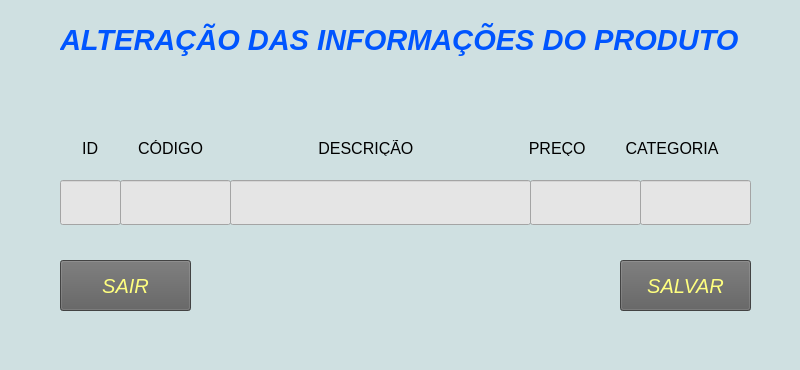
<?xml version="1.0" encoding="UTF-8"?>
<ui version="4.0">
 <class>MainWindow</class>
 <widget class="QMainWindow" name="MainWindow">
  <property name="geometry">
   <rect>
    <x>0</x>
    <y>0</y>
    <width>800</width>
    <height>370</height>
   </rect>
  </property>
  <property name="maximumSize">
   <size>
    <width>800</width>
    <height>370</height>
   </size>
  </property>
  <property name="windowTitle">
   <string>MENU EDITAR</string>
  </property>
  <property name="styleSheet">
   <string notr="true">background-color: rgb(207, 224, 225);</string>
  </property>
  <widget class="QWidget" name="centralwidget">
   <widget class="QLabel" name="label">
    <property name="geometry">
     <rect>
      <x>60</x>
      <y>20</y>
      <width>701</width>
      <height>41</height>
     </rect>
    </property>
    <property name="palette">
     <palette>
      <active>
       <colorrole role="Button">
        <brush brushstyle="SolidPattern">
         <color alpha="255">
          <red>207</red>
          <green>224</green>
          <blue>225</blue>
         </color>
        </brush>
       </colorrole>
       <colorrole role="ButtonText">
        <brush brushstyle="SolidPattern">
         <color alpha="255">
          <red>0</red>
          <green>85</green>
          <blue>255</blue>
         </color>
        </brush>
       </colorrole>
       <colorrole role="Base">
        <brush brushstyle="SolidPattern">
         <color alpha="255">
          <red>207</red>
          <green>224</green>
          <blue>225</blue>
         </color>
        </brush>
       </colorrole>
       <colorrole role="Window">
        <brush brushstyle="SolidPattern">
         <color alpha="255">
          <red>207</red>
          <green>224</green>
          <blue>225</blue>
         </color>
        </brush>
       </colorrole>
      </active>
      <inactive>
       <colorrole role="Button">
        <brush brushstyle="SolidPattern">
         <color alpha="255">
          <red>207</red>
          <green>224</green>
          <blue>225</blue>
         </color>
        </brush>
       </colorrole>
       <colorrole role="ButtonText">
        <brush brushstyle="SolidPattern">
         <color alpha="255">
          <red>0</red>
          <green>85</green>
          <blue>255</blue>
         </color>
        </brush>
       </colorrole>
       <colorrole role="Base">
        <brush brushstyle="SolidPattern">
         <color alpha="255">
          <red>207</red>
          <green>224</green>
          <blue>225</blue>
         </color>
        </brush>
       </colorrole>
       <colorrole role="Window">
        <brush brushstyle="SolidPattern">
         <color alpha="255">
          <red>207</red>
          <green>224</green>
          <blue>225</blue>
         </color>
        </brush>
       </colorrole>
      </inactive>
      <disabled>
       <colorrole role="Button">
        <brush brushstyle="SolidPattern">
         <color alpha="255">
          <red>207</red>
          <green>224</green>
          <blue>225</blue>
         </color>
        </brush>
       </colorrole>
       <colorrole role="ButtonText">
        <brush brushstyle="SolidPattern">
         <color alpha="255">
          <red>120</red>
          <green>120</green>
          <blue>120</blue>
         </color>
        </brush>
       </colorrole>
       <colorrole role="Base">
        <brush brushstyle="SolidPattern">
         <color alpha="255">
          <red>207</red>
          <green>224</green>
          <blue>225</blue>
         </color>
        </brush>
       </colorrole>
       <colorrole role="Window">
        <brush brushstyle="SolidPattern">
         <color alpha="255">
          <red>207</red>
          <green>224</green>
          <blue>225</blue>
         </color>
        </brush>
       </colorrole>
      </disabled>
     </palette>
    </property>
    <property name="font">
     <font>
      <pointsize>22</pointsize>
      <weight>75</weight>
      <italic>true</italic>
      <bold>true</bold>
     </font>
    </property>
    <property name="text">
     <string>&lt;html&gt;&lt;head/&gt;&lt;body&gt;&lt;p&gt;&lt;span style=&quot; color:#0055ff;&quot;&gt;ALTERAÇÃO DAS INFORMAÇÕES DO PRODUTO&lt;/span&gt;&lt;/p&gt;&lt;/body&gt;&lt;/html&gt;</string>
    </property>
   </widget>
   <widget class="QLineEdit" name="lineEdit">
    <property name="geometry">
     <rect>
      <x>60</x>
      <y>180</y>
      <width>61</width>
      <height>45</height>
     </rect>
    </property>
    <property name="styleSheet">
     <string notr="true">background-color: rgb(229, 229, 229);</string>
    </property>
   </widget>
   <widget class="QLineEdit" name="lineEdit_2">
    <property name="geometry">
     <rect>
      <x>120</x>
      <y>180</y>
      <width>111</width>
      <height>45</height>
     </rect>
    </property>
    <property name="styleSheet">
     <string notr="true">background-color: rgb(229, 229, 229);</string>
    </property>
   </widget>
   <widget class="QLineEdit" name="lineEdit_3">
    <property name="geometry">
     <rect>
      <x>230</x>
      <y>180</y>
      <width>301</width>
      <height>45</height>
     </rect>
    </property>
    <property name="styleSheet">
     <string notr="true">background-color: rgb(229, 229, 229);</string>
    </property>
   </widget>
   <widget class="QLineEdit" name="lineEdit_4">
    <property name="geometry">
     <rect>
      <x>530</x>
      <y>180</y>
      <width>111</width>
      <height>45</height>
     </rect>
    </property>
    <property name="styleSheet">
     <string notr="true">background-color: rgb(229, 229, 229);</string>
    </property>
   </widget>
   <widget class="QLineEdit" name="lineEdit_5">
    <property name="geometry">
     <rect>
      <x>640</x>
      <y>180</y>
      <width>111</width>
      <height>45</height>
     </rect>
    </property>
    <property name="styleSheet">
     <string notr="true">background-color: rgb(229, 229, 229);</string>
    </property>
   </widget>
   <widget class="QLabel" name="label_2">
    <property name="geometry">
     <rect>
      <x>60</x>
      <y>140</y>
      <width>691</width>
      <height>16</height>
     </rect>
    </property>
    <property name="font">
     <font>
      <pointsize>12</pointsize>
     </font>
    </property>
    <property name="text">
     <string>     ID         CÓDIGO                          DESCRIÇÃO                          PREÇO         CATEGORIA</string>
    </property>
   </widget>
   <widget class="QPushButton" name="pushButton">
    <property name="geometry">
     <rect>
      <x>620</x>
      <y>260</y>
      <width>131</width>
      <height>51</height>
     </rect>
    </property>
    <property name="palette">
     <palette>
      <active>
       <colorrole role="Button">
        <brush brushstyle="SolidPattern">
         <color alpha="255">
          <red>94</red>
          <green>94</green>
          <blue>94</blue>
         </color>
        </brush>
       </colorrole>
       <colorrole role="ButtonText">
        <brush brushstyle="SolidPattern">
         <color alpha="255">
          <red>255</red>
          <green>255</green>
          <blue>127</blue>
         </color>
        </brush>
       </colorrole>
       <colorrole role="Base">
        <brush brushstyle="SolidPattern">
         <color alpha="255">
          <red>94</red>
          <green>94</green>
          <blue>94</blue>
         </color>
        </brush>
       </colorrole>
       <colorrole role="Window">
        <brush brushstyle="SolidPattern">
         <color alpha="255">
          <red>94</red>
          <green>94</green>
          <blue>94</blue>
         </color>
        </brush>
       </colorrole>
      </active>
      <inactive>
       <colorrole role="Button">
        <brush brushstyle="SolidPattern">
         <color alpha="255">
          <red>94</red>
          <green>94</green>
          <blue>94</blue>
         </color>
        </brush>
       </colorrole>
       <colorrole role="ButtonText">
        <brush brushstyle="SolidPattern">
         <color alpha="255">
          <red>255</red>
          <green>255</green>
          <blue>127</blue>
         </color>
        </brush>
       </colorrole>
       <colorrole role="Base">
        <brush brushstyle="SolidPattern">
         <color alpha="255">
          <red>94</red>
          <green>94</green>
          <blue>94</blue>
         </color>
        </brush>
       </colorrole>
       <colorrole role="Window">
        <brush brushstyle="SolidPattern">
         <color alpha="255">
          <red>94</red>
          <green>94</green>
          <blue>94</blue>
         </color>
        </brush>
       </colorrole>
      </inactive>
      <disabled>
       <colorrole role="Button">
        <brush brushstyle="SolidPattern">
         <color alpha="255">
          <red>94</red>
          <green>94</green>
          <blue>94</blue>
         </color>
        </brush>
       </colorrole>
       <colorrole role="ButtonText">
        <brush brushstyle="SolidPattern">
         <color alpha="255">
          <red>120</red>
          <green>120</green>
          <blue>120</blue>
         </color>
        </brush>
       </colorrole>
       <colorrole role="Base">
        <brush brushstyle="SolidPattern">
         <color alpha="255">
          <red>94</red>
          <green>94</green>
          <blue>94</blue>
         </color>
        </brush>
       </colorrole>
       <colorrole role="Window">
        <brush brushstyle="SolidPattern">
         <color alpha="255">
          <red>94</red>
          <green>94</green>
          <blue>94</blue>
         </color>
        </brush>
       </colorrole>
      </disabled>
     </palette>
    </property>
    <property name="font">
     <font>
      <pointsize>15</pointsize>
      <italic>true</italic>
     </font>
    </property>
    <property name="styleSheet">
     <string notr="true">background-color: rgb(94, 94, 94);</string>
    </property>
    <property name="text">
     <string>SALVAR</string>
    </property>
   </widget>
   <widget class="QPushButton" name="pushButton_2">
    <property name="geometry">
     <rect>
      <x>60</x>
      <y>260</y>
      <width>131</width>
      <height>51</height>
     </rect>
    </property>
    <property name="palette">
     <palette>
      <active>
       <colorrole role="Button">
        <brush brushstyle="SolidPattern">
         <color alpha="255">
          <red>94</red>
          <green>94</green>
          <blue>94</blue>
         </color>
        </brush>
       </colorrole>
       <colorrole role="ButtonText">
        <brush brushstyle="SolidPattern">
         <color alpha="255">
          <red>255</red>
          <green>255</green>
          <blue>127</blue>
         </color>
        </brush>
       </colorrole>
       <colorrole role="Base">
        <brush brushstyle="SolidPattern">
         <color alpha="255">
          <red>94</red>
          <green>94</green>
          <blue>94</blue>
         </color>
        </brush>
       </colorrole>
       <colorrole role="Window">
        <brush brushstyle="SolidPattern">
         <color alpha="255">
          <red>94</red>
          <green>94</green>
          <blue>94</blue>
         </color>
        </brush>
       </colorrole>
      </active>
      <inactive>
       <colorrole role="Button">
        <brush brushstyle="SolidPattern">
         <color alpha="255">
          <red>94</red>
          <green>94</green>
          <blue>94</blue>
         </color>
        </brush>
       </colorrole>
       <colorrole role="ButtonText">
        <brush brushstyle="SolidPattern">
         <color alpha="255">
          <red>255</red>
          <green>255</green>
          <blue>127</blue>
         </color>
        </brush>
       </colorrole>
       <colorrole role="Base">
        <brush brushstyle="SolidPattern">
         <color alpha="255">
          <red>94</red>
          <green>94</green>
          <blue>94</blue>
         </color>
        </brush>
       </colorrole>
       <colorrole role="Window">
        <brush brushstyle="SolidPattern">
         <color alpha="255">
          <red>94</red>
          <green>94</green>
          <blue>94</blue>
         </color>
        </brush>
       </colorrole>
      </inactive>
      <disabled>
       <colorrole role="Button">
        <brush brushstyle="SolidPattern">
         <color alpha="255">
          <red>94</red>
          <green>94</green>
          <blue>94</blue>
         </color>
        </brush>
       </colorrole>
       <colorrole role="ButtonText">
        <brush brushstyle="SolidPattern">
         <color alpha="255">
          <red>120</red>
          <green>120</green>
          <blue>120</blue>
         </color>
        </brush>
       </colorrole>
       <colorrole role="Base">
        <brush brushstyle="SolidPattern">
         <color alpha="255">
          <red>94</red>
          <green>94</green>
          <blue>94</blue>
         </color>
        </brush>
       </colorrole>
       <colorrole role="Window">
        <brush brushstyle="SolidPattern">
         <color alpha="255">
          <red>94</red>
          <green>94</green>
          <blue>94</blue>
         </color>
        </brush>
       </colorrole>
      </disabled>
     </palette>
    </property>
    <property name="font">
     <font>
      <pointsize>15</pointsize>
      <italic>true</italic>
     </font>
    </property>
    <property name="styleSheet">
     <string notr="true">background-color: rgb(94, 94, 94);</string>
    </property>
    <property name="text">
     <string>SAIR</string>
    </property>
   </widget>
  </widget>
  <widget class="QMenuBar" name="menubar">
   <property name="geometry">
    <rect>
     <x>0</x>
     <y>0</y>
     <width>800</width>
     <height>21</height>
    </rect>
   </property>
  </widget>
  <widget class="QStatusBar" name="statusbar"/>
 </widget>
 <resources/>
 <connections/>
</ui>
